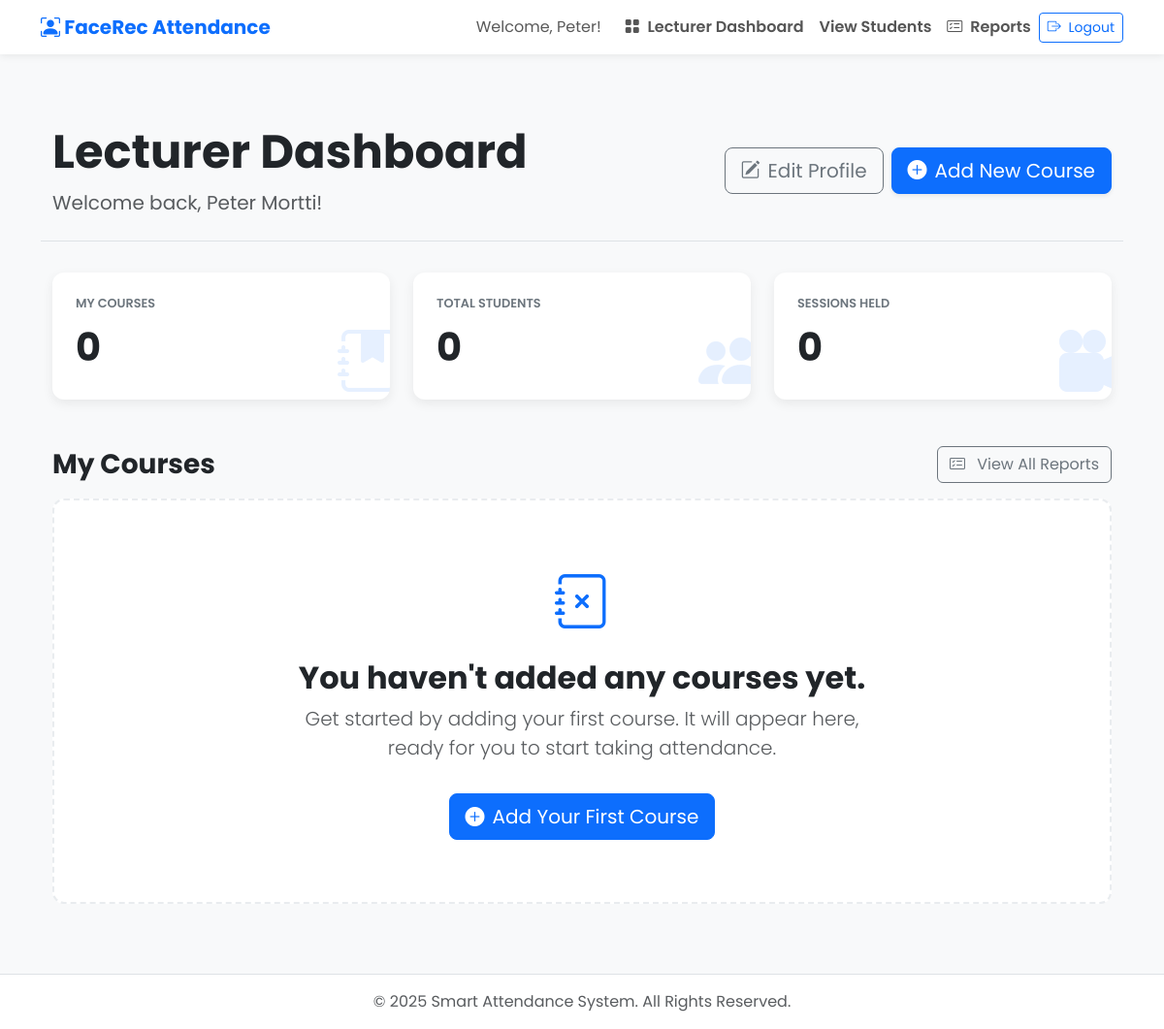
Before: /dashboard/ (signed in) with the older database file.
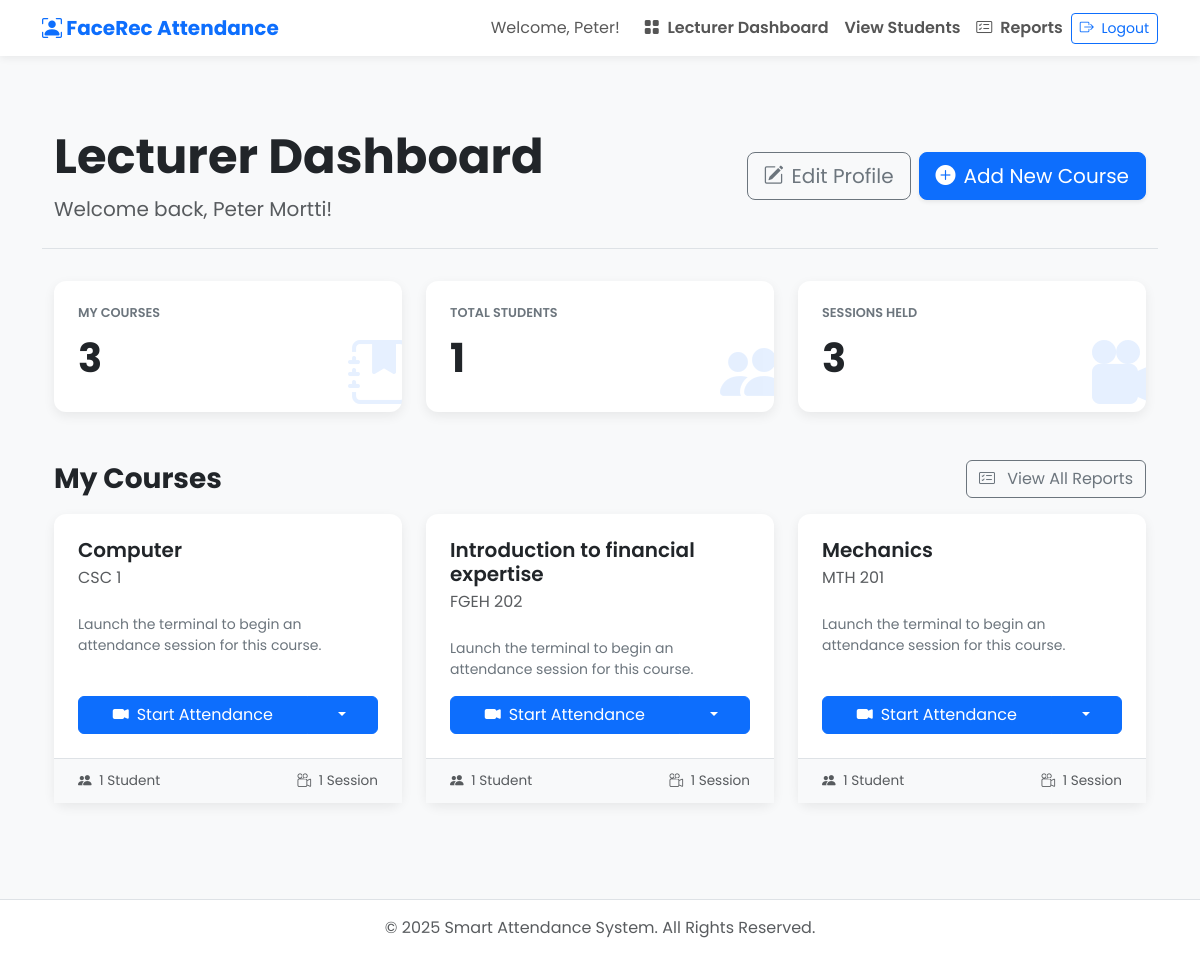
After: the same page with the newer database file.
### attendance/models.py (models this page shows, shortened)
class Course(models.Model):
    course_code = models.CharField(max_length=20, unique=True)
    course_name = models.CharField(max_length=200)
    lecturer = models.ForeignKey(User, on_delete=models.CASCADE)
    enrolled_students = models.ManyToManyField('Student', related_name='courses', blank=True)

### attendance/views.py (the view)
# urls.py: path('dashboard/', views.lecturer_dashboard, name='lecturer_dashboard'),
@login_required
@user_passes_test(is_lecturer)
def lecturer_dashboard(request):
    courses = Course.objects.filter(lecturer=request.user).annotate(
        student_count=Count('attendancesession__records__student', distinct=True),  # Traverse relations: course <- session <- record -> student
        session_count=Count('attendancesession')  # Direct reverse relation to sessions (distinct not needed here)
    ).order_by('course_code')
    total_courses = courses.count()
    total_sessions = AttendanceSession.objects.filter(course__lecturer=request.user).count()
    total_students = Student.objects.filter(
        records__session__course__lecturer=request.user,
        user__is_staff=False
    ).distinct().count()
    context = {
        'courses': courses,
        'total_courses': total_courses,
        'total_sessions': total_sessions,
        'total_students': total_students,
    }
    return render(request, 'attendance/dashboard.html', context)

### attendance/views.py (called while the page is built)
def is_lecturer(user):
    return user.is_staff

### attendance/templates/attendance/dashboard.html (shortened to what the changed rows need)
{% extends 'attendance/base.html' %}
{% block content %}
<link rel="stylesheet" href="https://cdn.jsdelivr.net/npm/bootstrap-icons@1.11.3/font/bootstrap-icons.min.css">
<div class="container py-4 py-md-5 dashboard-content">
    <div class="row align-items-center dashboard-header">
        <div class="col-lg-6">
            <h1 class="fw-bold display-5">Lecturer Dashboard</h1>
        </div>
    </div>
    <div class="row">
        <div class="col-lg-4 col-md-6 mb-4">
            <div class="stat-card">
                <div>
                    <h6>My Courses</h6>
                    <span class="stat-number">{{ total_courses }}</span>
                </div>
            </div>
        </div>
        <div class="col-lg-4 col-md-6 mb-4">
            <div class="stat-card">
                <div>
                    <h6>Total Students</h6>
                    <span class="stat-number">{{ total_students }}</span>
                </div>
            </div>
        </div>
        <div class="col-lg-4 col-md-12 mb-4">
            <div class="stat-card">
                <div>
                    <h6>Sessions Held</h6>
                    <span class="stat-number">{{ total_sessions }}</span>
                </div>
            </div>
        </div>
    </div>
    <div class="d-flex justify-content-between align-items-center mt-4 mb-3">
        <h2 class="fw-bold h3 mb-0">My Courses</h2>
    </div>
    {% if courses %}
        <div class="row">
            {% for course in courses %}
                <div class="col-lg-4 col-md-6 mb-4 d-flex">
                    <div class="card course-card w-100">
                        <div class="card-body">
                            <div>
                                <h5 class="card-title">{{ course.course_name }}</h5>
                                <p class="card-subtitle mb-2 text-muted">{{ course.course_code }}</p>
                            </div>
                            <p class="card-text small">Launch the terminal to begin an attendance session for this course.</p>
                            <div class="btn-group mt-auto">
                                <a href="{% url 'create_session' course.id %}" class="btn btn-primary">
                                    <i class="bi bi-camera-video-fill me-2"></i>Start Attendance
                                </a>
                                <button type="button" class="btn btn-primary dropdown-toggle dropdown-toggle-split" data-bs-toggle="dropdown" aria-expanded="false">
                                </button>
                            </div>
                        </div>
                        <div class="course-meta d-flex justify-content-between">
                            <span class="text-muted"><i class="bi bi-people-fill me-1"></i> {{ course.student_count }} Student{{ course.student_count|pluralize }}</span>
                            <span class="text-muted"><i class="bi bi-camera-reels me-1"></i> {{ course.session_count }} Session{{ course.session_count|pluralize }}</span>
                        </div>
                    </div>
                </div>
            {% endfor %}
        </div>
    {% else %}
        <div class="empty-state">
            <div class="icon"><i class="bi bi-journal-x"></i></div>
            <h2 class="mt-3 fw-bold">You haven't added any courses yet.</h2>
            <p class="lead text-muted mx-auto" style="max-width: 600px;">
                Get started by adding your first course. It will appear here, ready for you to start taking attendance.
            </p>
            <a href="{% url 'add_course' %}" class="btn btn-primary btn-lg mt-3">
                <i class="bi bi-plus-circle-fill me-2"></i>Add Your First Course
            </a>
        </div>
    {% endif %}
</div>
{% endblock %}

Changed rows visible on the page:
added Course: course_name "Computer", course_code "CSC 1", student_count "1", session_count "1"
added Course: course_name "Introduction to financial expertise", course_code "FGEH 202", student_count "1", session_count "1"
added Course: course_name "Mechanics", course_code "MTH 201", student_count "1", session_count "1"
Other visible differences:
{{ total_courses }}: "0" → "3"
{{ total_students }}: "0" → "1"
{{ total_sessions }}: "0" → "3"
text no longer shown: "You haven't added any courses yet. Get started by adding your first course. It will appear here, ready for you to start taking attendance. Add Your First Course"
